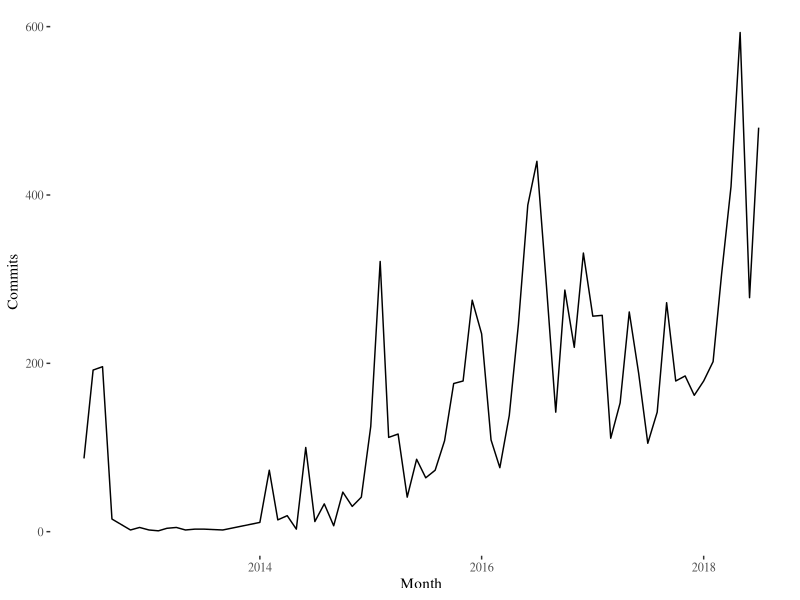
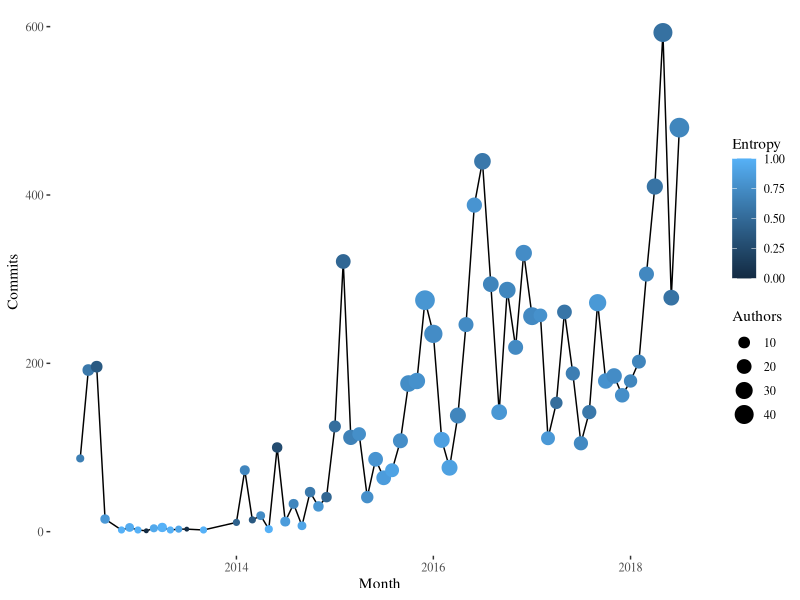
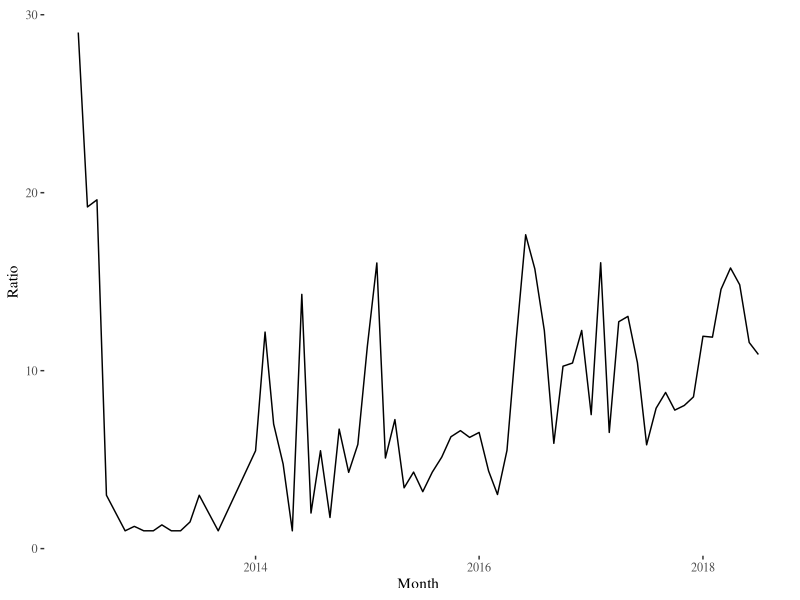
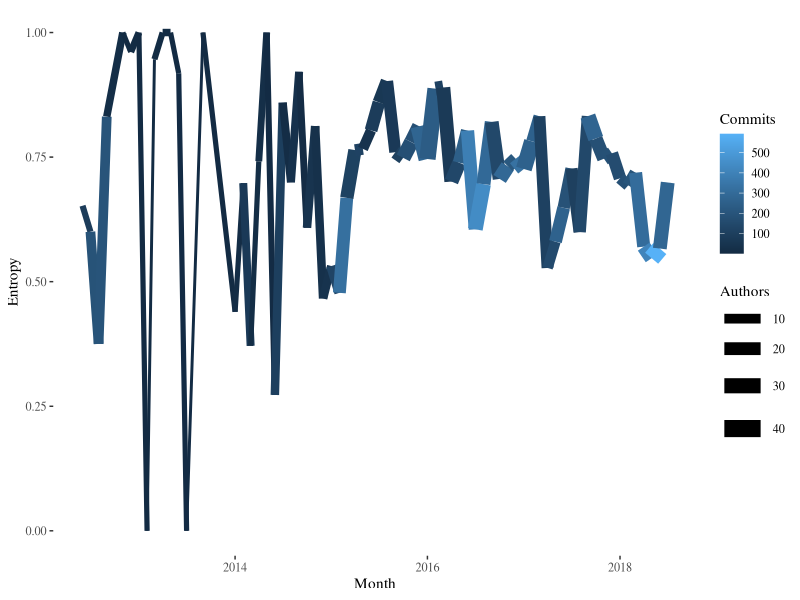
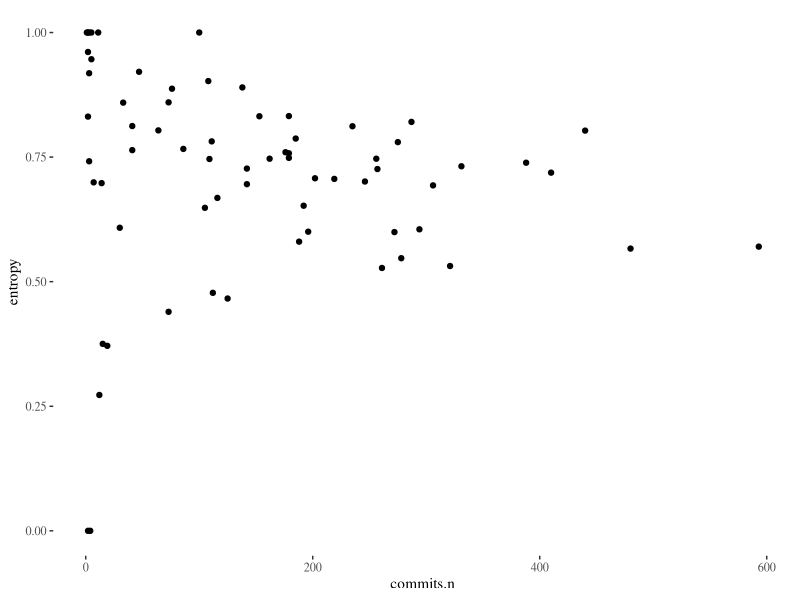
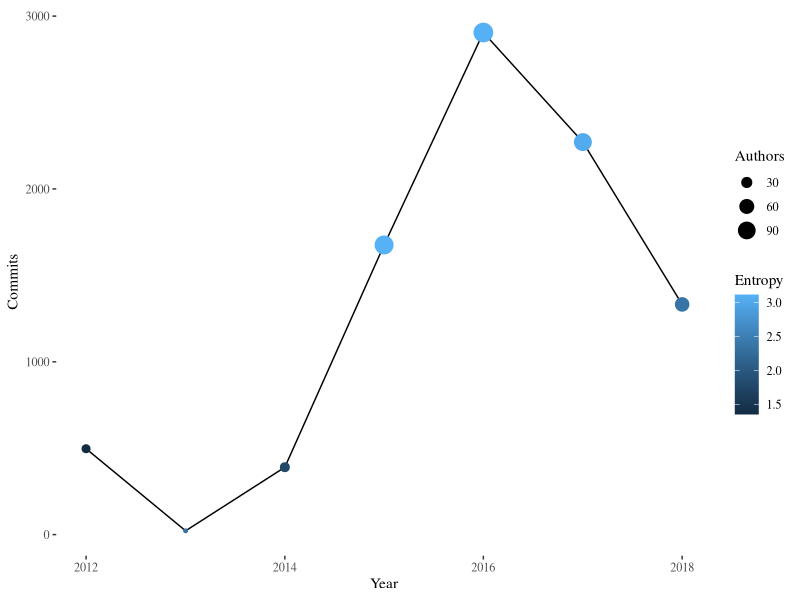
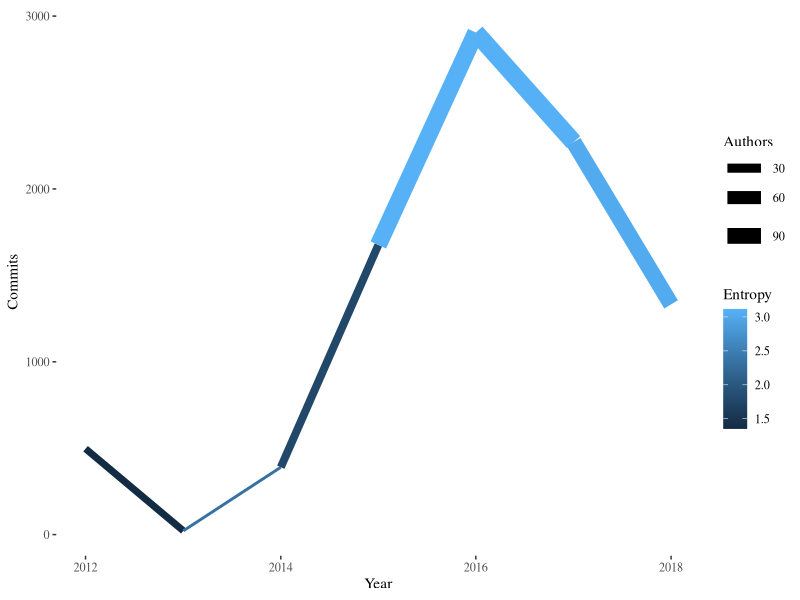
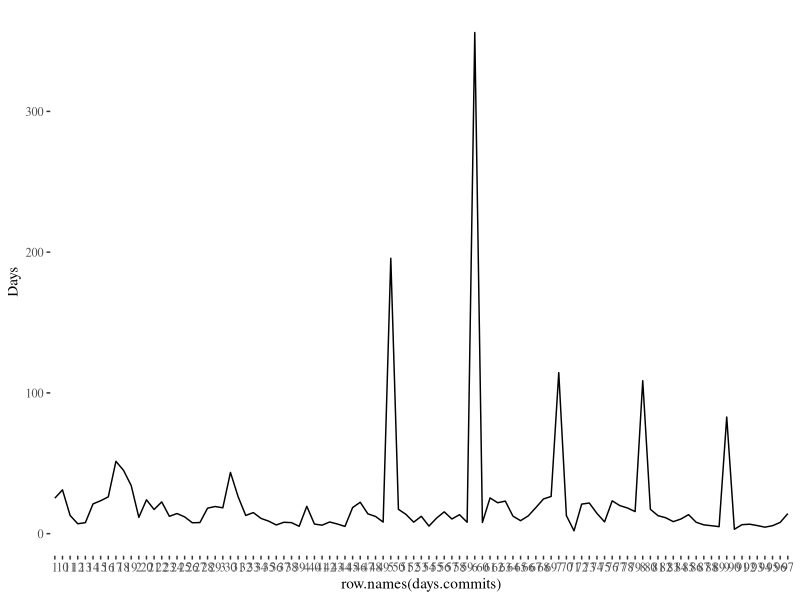

Here is the R script that generated these plots, in order:
library(ggplot2)
library(ggthemes)

commits.t <- read.csv("../data/commits.csv")

commits.t <- commits.t[-nrow(commits.t),]
commits.t$Month <- as.Date(commits.t$Month)
ggplot(commits.t, aes(x=Month,y=Commits))+geom_line()+theme_tufte()
ggplot(commits.t, aes(x=Month,y=Commits))+geom_line()+geom_point(aes(size=Authors,color=Entropy))+theme_tufte()
commits.t$Ratio <- commits.t$Commits / commits.t$Author
ggplot(commits.t, aes(x=Month,y=Ratio))+geom_line()+theme_tufte()
ggplot(commits.t, aes(x=Month,y=Entropy,color=Commits,size=Authors))+geom_line()+theme_tufte()
commits.t$MonthN <- c(commits.t$Commits[2:length(commits.t$Month)],0)
correlation <-
    data.frame(entropy=commits.t$Entropy[1:(length(commits.t$Entropy)-1)],
               commits.n=commits.t$MonthN[1:(length(commits.t$MonthN)-1)])
ggplot(correlation, aes(x=commits.n,y=entropy))+geom_point()+theme_tufte()

                                                    
commits.y <- read.csv("../data/commits-year.csv")
commits.y$Year <- as.Date(commits.y$Year)
ggplot(commits.y, aes(x=Year,y=Commits))+geom_line()+geom_point(aes(size=Authors,color=Entropy))+theme_tufte()
ggplot(commits.y, aes(x=Year,y=Commits,color=Entropy,size=Authors))+geom_line()+theme_tufte()

days.commits <- read.csv("../data/100commit-interval.csv")
ggplot(days.commits, aes(x=row.names(days.commits),y=Days,group=1))+geom_line()+theme_tufte()

days.commits.1k <- read.csv("../data/1kcommit-interval.csv")
ggplot(days.commits.1k, aes(x=row.names(days.commits.1k),y=Days,group=1))+geom_line()+theme_tufte()
